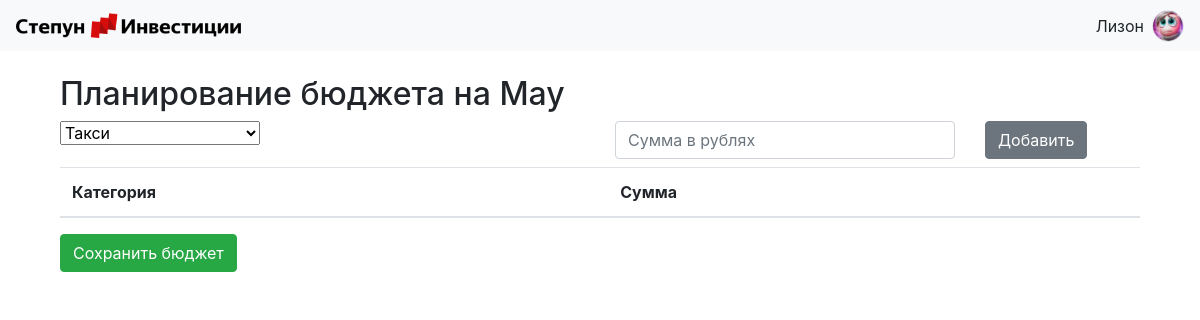
Screenshot of /budget (signed in) with the database file from the repository.
### data/users.py (models this page shows, shortened)
class User(SqlAlchemyBase, UserMixin):
    __tablename__ = 'users'
    id = sqlalchemy.Column(sqlalchemy.Integer, primary_key=True, autoincrement=True)
    username = sqlalchemy.Column(sqlalchemy.String, nullable=True, unique=True)
    password_hash = sqlalchemy.Column(sqlalchemy.String, nullable=True)
    email = sqlalchemy.Column(sqlalchemy.String, index=True, unique=True, nullable=True)
    created_date = sqlalchemy.Column(sqlalchemy.DateTime, default=datetime.datetime.now)
    image_path = sqlalchemy.Column(sqlalchemy.String, nullable=False, default='avatars/default_image.jpg')
    operations = orm.relationship("Operation", back_populates='user')
    categories = orm.relationship("Category", back_populates='user')

### server.py (the view, shortened to what this page needs)
@app.route('/budget', methods=['GET', 'POST'])
@login_required
def budget():
    session = db_session.create_session()
    form = BudgetForm()
    current_year = datetime.now().year
    current_month_num = datetime.now().month
    current_month_name = datetime.now().strftime("%B")
    existing_budgets = session.query(Budget).filter(
        Budget.user_id == current_user.id,
        Budget.year == current_year,
        Budget.month == current_month_num
    ).all()
    if existing_budgets:
        return redirect("/")
    categories = session.query(Category).filter(
        ((Category.user_id == None) | (Category.user_id == current_user.id)) &
        (Category.type == "expense")
    ).all()
    categories_data = [{"id": c.id, "name": c.name} for c in categories]
    return render_template("budget.html",
                           form=form,
                           categories=categories_data,
                           current_month=current_month_name)

### forms/budget_form.py
class BudgetForm(FlaskForm):
    submit = SubmitField("Сохранить бюджет")

### data/db_session.py (called while the page is built)
def create_session() -> Session:
    global __factory
    return __factory()

### server.py (called while the page is built)
@login_manager.user_loader
def load_user(user_id):
    db_sess = db_session.create_session()
    return db_sess.query(User).get(user_id)

### templates/budget.html (shortened to what this page needs)
{% extends "base.html" %}
{% block content %}
<div class="container mt-4">
    <h2>Планирование бюджета на {{ current_month }}</h2>
    <form method="POST" id="budget-form">
        <div class="row mb-2">
            <div class="col-md-6">
                <select class="form-select" id="category-select">
                    {% for cat in categories %}
                        <option value="{{ cat.id }}">{{ cat.name }}</option>
                    {% endfor %}
                </select>
            </div>
            <div class="col-md-4">
                <input type="number" step="0.01" id="amount-input" class="form-control" placeholder="Сумма в рублях">
            </div>
            <div class="col-md-2">
                <button type="button" class="btn btn-secondary" id="add-entry">Добавить</button>
            </div>
        </div>
        <table class="table" id="budget-table">
            <thead>
                <tr>
                    <th>Категория</th>
                    <th>Сумма</th>
                    <th></th>
                </tr>
            </thead>
        </table>
        {{ form.submit(class_="btn btn-success") }}
    </form>
</div>
{% endblock %}

### templates/base.html (shortened to what this page needs)
<!doctype html>
<html lang="en">
<head>
    <link rel="stylesheet"
          href="https://stackpath.bootstrapcdn.com/bootstrap/4.4.1/css/bootstrap.min.css"
>
    <link rel="stylesheet" href="https://cdn.jsdelivr.net/npm/flatpickr/dist/flatpickr.min.css">
</head>
<body>
<header>
    <nav class="navbar navbar-light bg-light justify-content-between px-3">
        <a class="navbar-brand d-flex align-items-center" href="/">
            <img src="{{ url_for('static', filename='logo.png') }}" width="225" height="25" class="mr-2" alt="Logo">
        </a>
        {% if current_user.is_authenticated %}
            <div class="d-flex align-items-center">
                <span class="mr-2">{{ current_user.username }}</span>
                <a href="/profile">
                    <img src="{{ url_for('static', filename=current_user.image_path) }}"
                         width="32" height="32" class="rounded-circle border"
                         style="object-fit: cover;" alt="Аватар">
                </a>
            </div>
        {% else %}
            <div>
                <a class="btn btn-primary" href="/register">Зарегистрироваться</a>
                <a class="btn btn-success" href="/login">Войти</a>
            </div>
        {% endif %}
    </nav>
</header>
<main role="main" class="container mt-3">
    {% block content %}{% endblock %}
</main>
</body>
</html>

### rows the page displays
User: username "Лизон", image_path (picture)

### other values shown
form field value "Такси"
